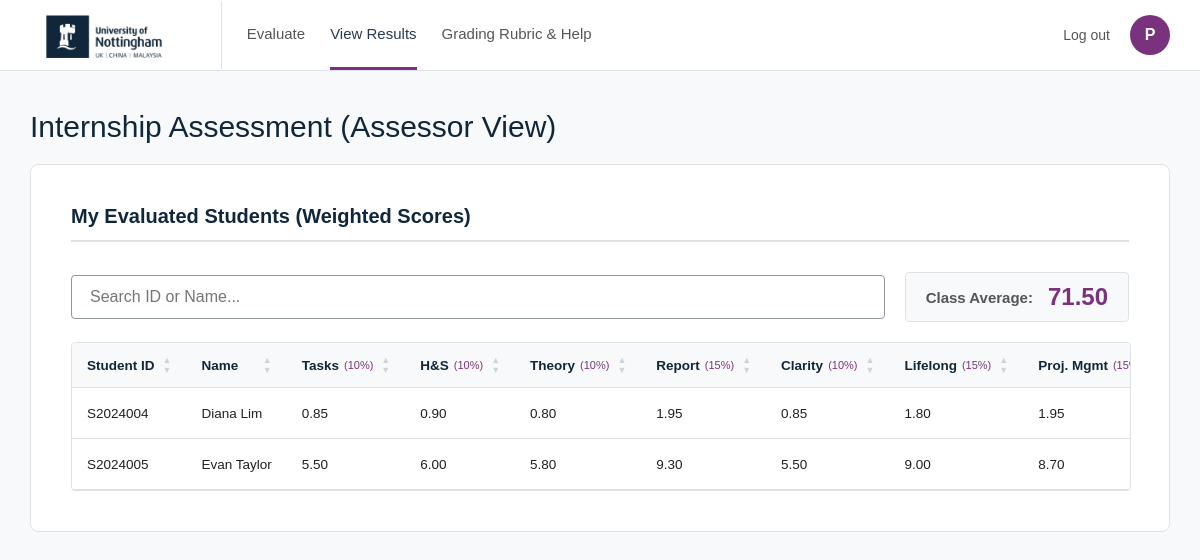
The page /Assessor/submit_marks.php (signed in) on the database as committed earlier.
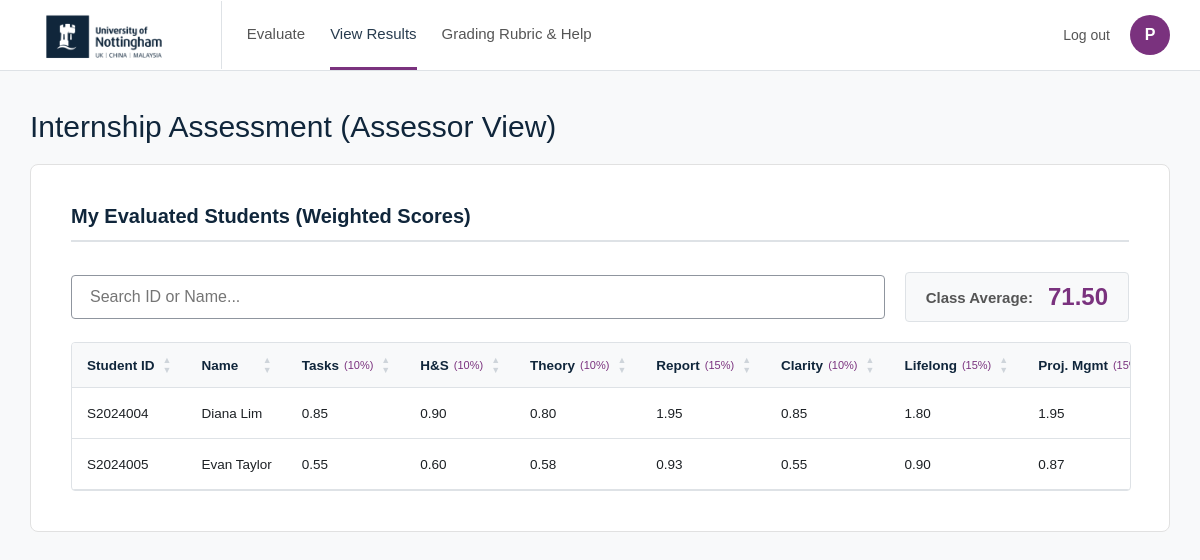
The same page on the database as committed later.
### tables this page shows
CREATE TABLE `Internships` (
  `internship_id` int NOT NULL,
  `student_id` varchar(20) NOT NULL,
  `assessor_id` int NOT NULL,
  `company_name` varchar(150) NOT NULL,
  `other_details` text
);

CREATE TABLE `Assessments` (
  `assessment_id` int NOT NULL,
  `internship_id` int NOT NULL,
  `task_score` decimal(5,2) NOT NULL,
  `health_safety_score` decimal(5,2) NOT NULL,
  `connectivity_score` decimal(5,2) NOT NULL,
  `report_score` decimal(5,2) NOT NULL,
  `clarity_score` decimal(5,2) NOT NULL,
  `lifelong_score` decimal(5,2) NOT NULL,
  `project_mgmt_score` decimal(5,2) NOT NULL,
  `time_mgmt_score` decimal(5,2) NOT NULL,
  `total_score` decimal(5,2) NOT NULL,
  `qualitative_comments` text NOT NULL
);

CREATE TABLE `Students` (
  `student_id` varchar(20) NOT NULL,
  `student_name` varchar(100) NOT NULL,
  `programme` varchar(100) NOT NULL
);

### Assessor/submit_marks.php (the view, shortened to what the changed rows need)
<?php
require_once '../Includes/db_connect.php';
$assessor_id = $_SESSION['user_id'];
$sql_evaluated = "SELECT i.internship_id, s.student_id, s.student_name,
                         a.total_score, a.task_score, a.health_safety_score,
                         a.connectivity_score, a.report_score, a.clarity_score,
                         a.lifelong_score, a.project_mgmt_score, a.time_mgmt_score,
                         a.qualitative_comments
                  FROM Internships i
                  JOIN Students s ON i.student_id = s.student_id
                  JOIN Assessments a ON i.internship_id = a.internship_id
                  WHERE i.assessor_id = :assessor_id
                  ORDER BY s.student_id ASC";
$stmt_evaluated = $pdo->prepare($sql_evaluated);
$stmt_evaluated->execute(['assessor_id' => $assessor_id]);
$evaluated_students = $stmt_evaluated->fetchAll(PDO::FETCH_ASSOC);
$total_students_evaluated = count($evaluated_students);
?>
<!DOCTYPE html>
<html lang="en">
<head>
</head>
<body>
    <div class="moodle-dashboard-container" style="margin-top: 30px;">
        <h1 class="moodle-page-header" style="margin-left: 0;">Internship Assessment (Assessor View)</h1>
        <div class="moodle-card-white">
            <h2 class="section-title">My Evaluated Students (Weighted Scores)</h2>
            <?php if ($total_students_evaluated == 0): ?>
                <input type="text" id="searchInput" class="moodle-search-bar" placeholder="Search ID or Name..." disabled>
                <div style="padding: 30px; text-align: center; color: #666; margin-top:20px;">No students have been evaluated yet.</div>
            <?php else: ?>
                <div class="table-responsive">
                    <table class="moodle-table" id="resultsTable">
                        <thead>
                            <tr>
                                <th onclick="sortTable(0, 'str')"><div class="th-content">Student ID <div class="sort-icons"><span class="up">▲</span><span class="down">▼</span></div></div></th>
                                <th onclick="sortTable(1, 'str')"><div class="th-content">Name <div class="sort-icons"><span class="up">▲</span><span class="down">▼</span></div></div></th>
                                <th onclick="sortTable(2, 'num')"><div class="th-content">Tasks<span class="weight-text">(10%)</span> <div class="sort-icons"><span class="up">▲</span><span class="down">▼</span></div></div></th>
                                <th onclick="sortTable(3, 'num')"><div class="th-content">H&S<span class="weight-text">(10%)</span> <div class="sort-icons"><span class="up">▲</span><span class="down">▼</span></div></div></th>
                                <th onclick="sortTable(4, 'num')"><div class="th-content">Theory<span class="weight-text">(10%)</span> <div class="sort-icons"><span class="up">▲</span><span class="down">▼</span></div></div></th>
                                <th onclick="sortTable(5, 'num')"><div class="th-content">Report<span class="weight-text">(15%)</span> <div class="sort-icons"><span class="up">▲</span><span class="down">▼</span></div></div></th>
                                <th onclick="sortTable(6, 'num')"><div class="th-content">Clarity<span class="weight-text">(10%)</span> <div class="sort-icons"><span class="up">▲</span><span class="down">▼</span></div></div></th>
                                <th onclick="sortTable(7, 'num')"><div class="th-content">Lifelong<span class="weight-text">(15%)</span> <div class="sort-icons"><span class="up">▲</span><span class="down">▼</span></div></div></th>
                                <th onclick="sortTable(8, 'num')"><div class="th-content">Proj. Mgmt<span class="weight-text">(15%)</span> <div class="sort-icons"><span class="up">▲</span><span class="down">▼</span></div></div></th>
                            </tr>
                        </thead>
                        <tbody>
                            <?php foreach($evaluated_students as $row): ?>
                                <tr class="evaluated-row" title="Double-click to view full details and comments"
                                    data-id="<?= htmlspecialchars($row['student_id']) ?>"
                                    data-name="<?= htmlspecialchars($row['student_name']) ?>"
                                    data-task="<?= htmlspecialchars($row['task_score']) ?>"
                                    data-health="<?= htmlspecialchars($row['health_safety_score']) ?>"
                                    data-conn="<?= htmlspecialchars($row['connectivity_score']) ?>"
                                    data-report="<?= htmlspecialchars($row['report_score']) ?>"
                                    data-clarity="<?= htmlspecialchars($row['clarity_score']) ?>"
                                    data-life="<?= htmlspecialchars($row['lifelong_score']) ?>"
                                    data-proj="<?= htmlspecialchars($row['project_mgmt_score']) ?>"
                                    data-time="<?= htmlspecialchars($row['time_mgmt_score']) ?>"
                                    data-total="<?= number_format($row['total_score'], 2) ?>"
                                    data-comments="<?= htmlspecialchars($row['qualitative_comments']) ?>">
                                    <td><?= htmlspecialchars($row['student_id']) ?></td>
                                    <td><?= htmlspecialchars($row['student_name']) ?></td>
                                    <td><?= number_format($row['task_score'] * 0.10, 2) ?></td>
                                    <td><?= number_format($row['health_safety_score'] * 0.10, 2) ?></td>
                                    <td><?= number_format($row['connectivity_score'] * 0.10, 2) ?></td>
                                    <td><?= number_format($row['report_score'] * 0.15, 2) ?></td>
                                    <td><?= number_format($row['clarity_score'] * 0.10, 2) ?></td>
                                    <td><?= number_format($row['lifelong_score'] * 0.15, 2) ?></td>
                                    <td><?= number_format($row['project_mgmt_score'] * 0.15, 2) ?></td>
                                </tr>
                            <?php endforeach; ?>
                        </tbody>
                    </table>
                </div>
            <?php endif; ?>
        </div>
    </div>
</body>
</html>

Rows that differ between the two databases and show on the page:
changed through a linked row, internships "Evan Taylor": $row['task_score']*0.10 "5.50" → "0.55"; $row['health_safety_score']*0.10 "6.00" → "0.60"; $row['connectivity_score']*0.10 "5.80" → "0.58"; $row['report_score']*0.15 "9.30" → "0.93"; $row['clarity_score']*0.10 "5.50" → "0.55"; $row['lifelong_score']*0.15 "9.00" → "0.90"; $row['project_mgmt_score']*0.15 "8.70" → "0.87"
